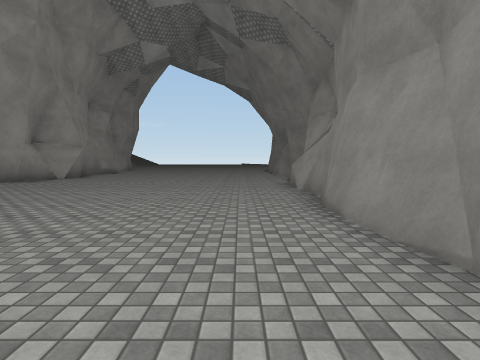
view 1 (above)

16 first-person views from a walk through a 3-D level made in the Unity game engine. The camera is 1.4 m above the floor, tilts 4° down and sees 80° across. The floor is counted in squares, 2 m on a side. Each view is taken from the middle of a square. On the plan, view 1 faces up. The plan holds only what a view shows up to about 10 squares ahead; the rest is blank. The place goes on beyond the plan. The player is left out. Surface patterns are stand-ins for the level's own textures.

view 2
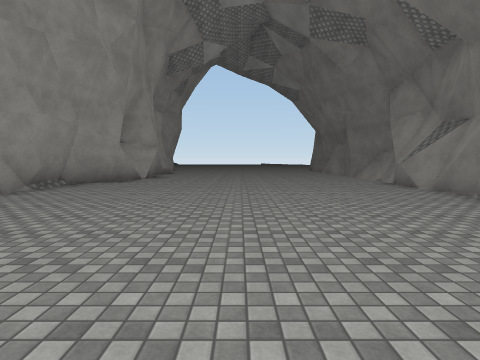

view 3
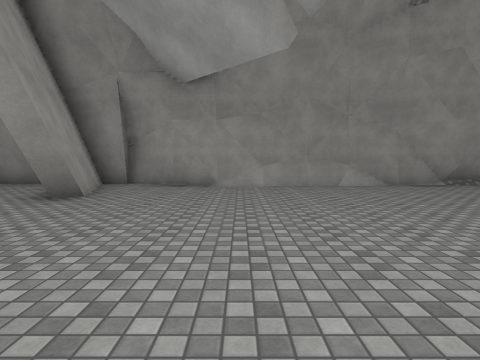

view 4
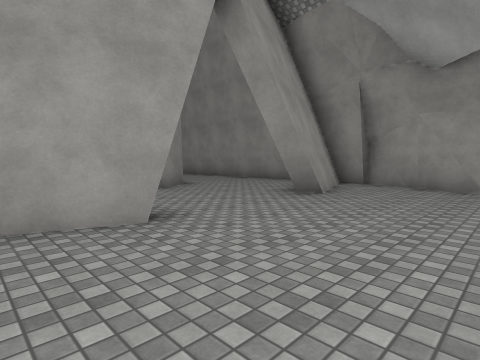

view 5
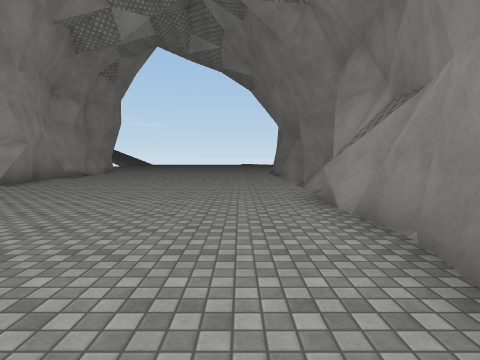

view 6
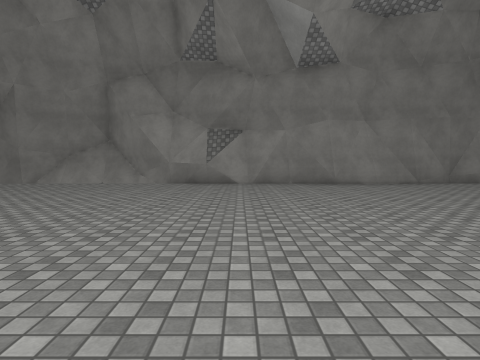

view 7
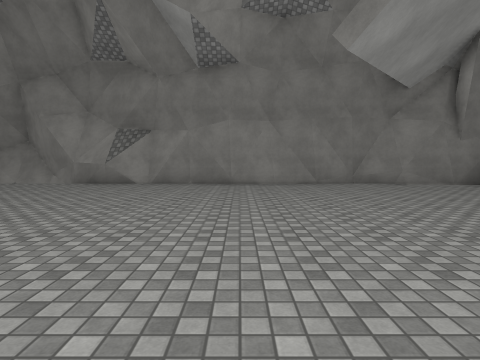

view 8
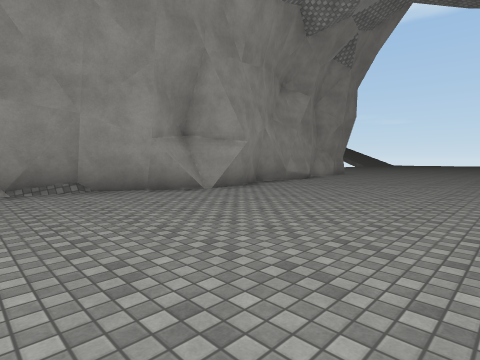

view 9
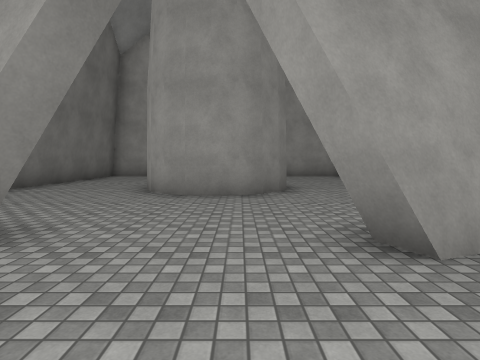

view 10
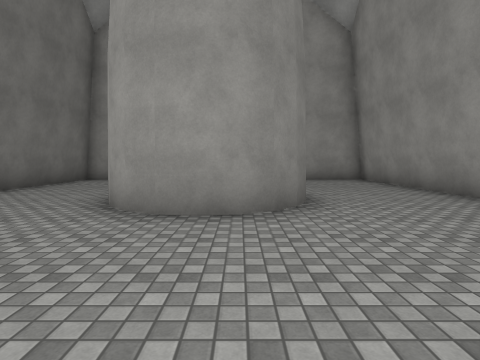

view 11
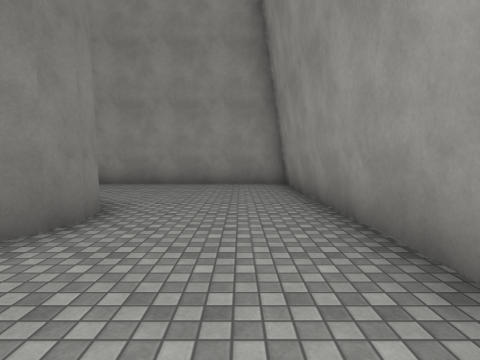

view 12
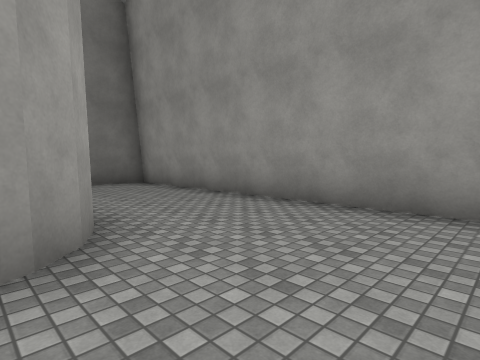

view 13
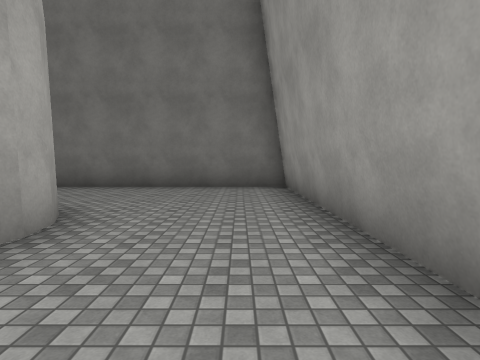

view 14
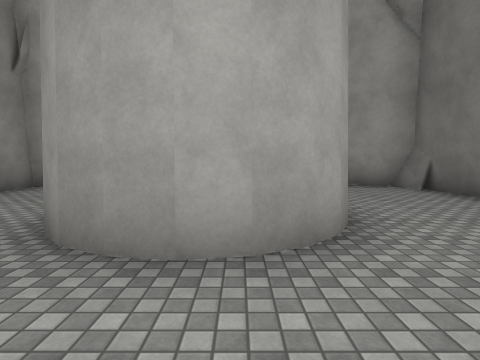

view 15
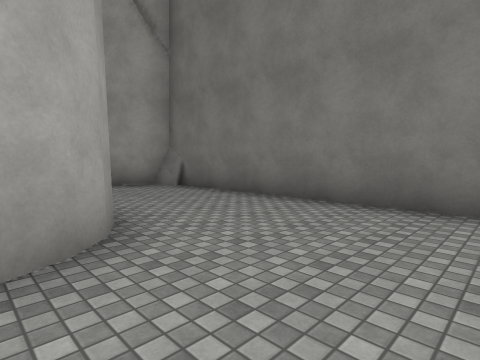

view 16
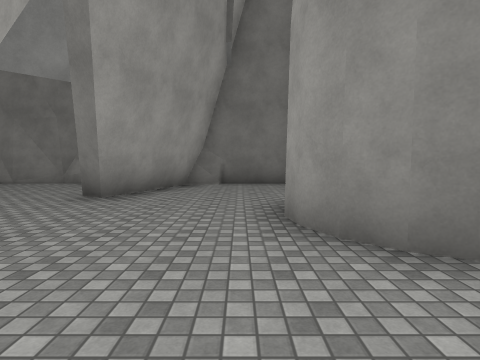

### Floor plan
Points are (right, up) in squares from view 1. A wall is a line through its corners. A room is listed if a view was taken in it or the views show most of it. See-through windows are left out.
Room 1 (views 1, 2, 3, 4, 5, 6, 7, 8, 9, 10)
walls: (1.6, 6) (1.9, 6.6) (1.4, 8) (2, 9.3); (1.4, 7.5) (1.4, 7.8); (1.4, 4.4) (1.7, 5.7); (1.7, 5.4) (1.6, 6.3) (1.8, 6.8); (-7.7, 7.2) (-8.2, 4.2) (-7.7, -0.3); (-8, 6.7) (-7.9, 5.4); (-7.3, 8.7) (-7.8, 7.7); (1.7, 8) (2.1, 9.1); (-6.6, 9.8) (-7.8, 8) (-7.9, 6.6) (-8.1, 6); (1.4, 3) (1.4, 3.9); (-8.3, 4.2) (-8.3, 3); (-7.9, 3) (-8, 0.5); (1.9, 9.1) (3.1, 10.7); (1.6, 2.2) (1.5, 4); (-6.3, 11.3) (-7.1, 10.3) (-6.7, 9.4); (-7.6, 0.3) (-8.6, -2.3) (-8.3, -2.3) (-8.3, -3.3) (-4.9, -2); (1.8, 0) (1.4, 3.1); (1.4, -0.8) (2, 0.4) (1.5, 1.7) (1.7, 2.4); (-1.6, -2.1) (-0.2, -2.7); (-5.3, -1.9) (-4.9, -2.7); (-6.9, 13.5) (-7, 12.7) (-6.4, 11.6) (-6.4, 10.8); (-2.1, -2.6) (-1.8, -2.1); (1, -2.8) (1, -2.1) (1.2, -1.5); (1, -2.8) (1.2, -1.4)
low walls: (1.6, 6.7) (1.5, 7.2); (-8, 4.9) (-7.8, 4.1) (-7.9, 3.8); (-7.9, 4.1) (-7.7, 1.9); (-6.5, 10.3) (-7.1, 9); (-6.9, 10.4) (-6.6, 9.8); (-7.7, 1.1) (-7.6, 0.3); (2.9, 10.4) (3, 11.8); (3, 11.7) (2.9, 12.3); (2.9, 12) (2.7, 13.2) (2.7, 13.6); (-1.9, -2.6) (-1.6, -2.1); (-7.2, -2.6) (-5.3, -1.9)
ways out: opening at (-3.5, -2) to room 2
Room 2 (views 11, 12, 13, 14, 15, 16)
walls: (-1.8, -7.8) (-2, -8.3) (-2.4, -8.7) (-2.9, -8.9) (-3.4, -9) (-4.3, -8.9) (-5.1, -8.1) (-5.2, -7.3) (-5.1, -6.8) (-4.9, -6.3) (-4.5, -5.9) (-4, -5.7) (-3.5, -5.6) (-2.9, -5.7) (-2.4, -5.9) (-2.1, -6.3) (-1.8, -6.8); (-4, -9) (-4.5, -8.7); (1.3, -4.5) (1.1, -3.5); (1.2, -3.8) (-1.9, -2.6); (-8.3, -3.6) (-8.3, -12.1) (1.4, -12.1) (1.4, -4.1)
low walls: (1.1, -3.5) (-0.1, -3.1)
ways out: opening at (-3.5, -2) to room 1

Where each view was taken, in squares from view 1:
view 1: 0 up, 0 right, facing up
view 2: 0 up, 3 left, facing up
view 3: 1 up, 0 right, facing left
view 4: 1 up, 0 right, facing down-left
view 5: 3 up, 0 right, facing up
view 6: 7 up, 7 left, facing right
view 7: 4 up, 7 left, facing right
view 8: 6 up, 1 left, facing up-left
view 9: 0 up, 4 left, facing down
view 10: 2 down, 4 left, facing down
view 11: 4 down, 7 left, facing down
view 12: 8 down, 7 left, facing down-right
view 13: 11 down, 6 left, facing right
view 14: 11 down, 3 left, facing up
view 15: 11 down, 3 left, facing up-right
view 16: 5 down, 7 left, facing right
